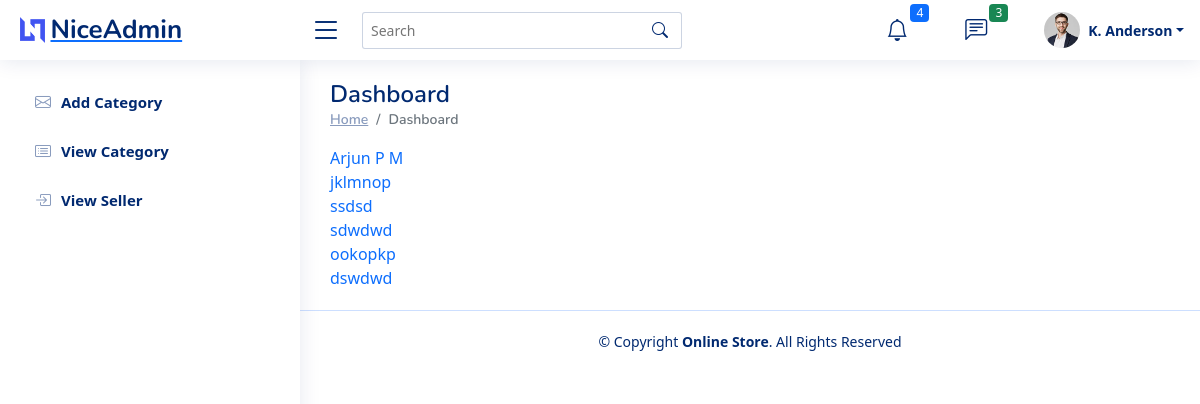
/viewcategory/, run on the app's committed database.
### site_admin/models.py (models this page shows)
class category_tb(models.Model):
    name = models.TextField(max_length =20)

### site_admin/views.py (the view)
# urls.py: path('viewcategory/',adminview.viewcategory,name="viewcategory"),
def viewcategory(request):
    category = category_tb.objects.all()
    return render(request,'viewcategory.html',{'cat':category})

### templates/viewcategory.html (shortened to what this page needs)
{% extends "adminbase.html"%}
{% block content%}
<html>
    <head>
        <link rel="stylesheet" href="static\css\bootstrap.css">
    </head>
    <body class="text-primary">
        {% for c in cat %}
            {{c.name}}<br>
        {% endfor %}
    </body>
</html>
{% endblock %}

### static/NiceAdmin/assets/css/style.css (style rules this page uses)
:root { scroll-behavior: smooth; }
body { font-family: "Open Sans", sans-serif; background: #f6f9ff; color: #444444; }

### data on the page
category_tb: name "Arjun P M"
category_tb: name "jklmnop"
category_tb: name "ssdsd"
category_tb: name "sdwdwd"
category_tb: name "ookopkp"
category_tb: name "dswdwd"
